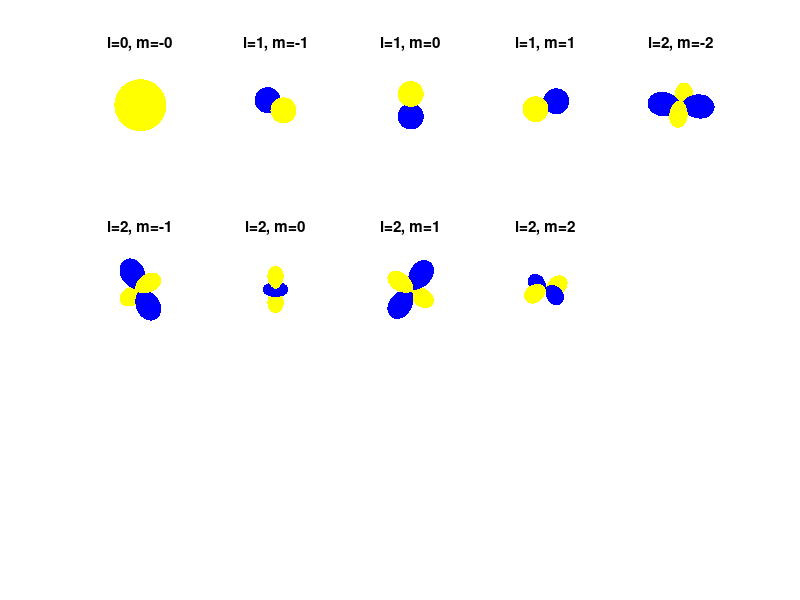

Reproduce this figure in MATLAB.
% Matlab Code to Plot Spherical Harmonics 

% Define the range of theta and phi
theta = linspace(0, pi, 100);
phi = linspace(0, 2*pi, 100);

% Create a grid for plotting
[phi, theta] = meshgrid(phi, theta);

% Plot the spherical harmonics for different l and m values
figure;

% Colors for positive and negative parts
colors = [0 0 1; 1 1 0]; % blue and yellow

% Define the normalization constant for spherical harmonics
normalize = @(l, m) sqrt((2*l+1)/(4*pi) * factorial(l-abs(m))/factorial(l+abs(m)));

% Plot the spherical harmonics
plot_idx = 1;
for l = 0:2
    for m = -l:l
        % Calculate the spherical harmonics
        Plm = legendre(l, cos(theta));
        
        % Extract the required Plm term
        if m >= 0
            Plm = squeeze(Plm(m+1, :, :));
            Y = normalize(l, m) * Plm .* cos(m * phi);  % use real part
        else
            Plm = squeeze(Plm(abs(m)+1, :, :));
            Y = normalize(l, abs(m)) * Plm .* sin(abs(m) * phi);  % use imaginary part
        end

        % Calculate the radius (use absolute value for normalization)
        R = abs(Y);

        % Convert to Cartesian coordinates
        x = R .* sin(theta) .* cos(phi);
        y = R .* sin(theta) .* sin(phi);
        z = R .* cos(theta);

        % Plot the surface
        subplot(3, 5, plot_idx);
        surf(x, y, z, Y);
        shading interp;
        colormap(colors);
        caxis([-1 1]); % normalize color axis to make blue and yellow as per given
        axis equal;
        axis off;
        title(['l=' num2str(l) ', m=' num2str(m)], 'Interpreter', 'tex');
        plot_idx = plot_idx + 1;
    end
end


